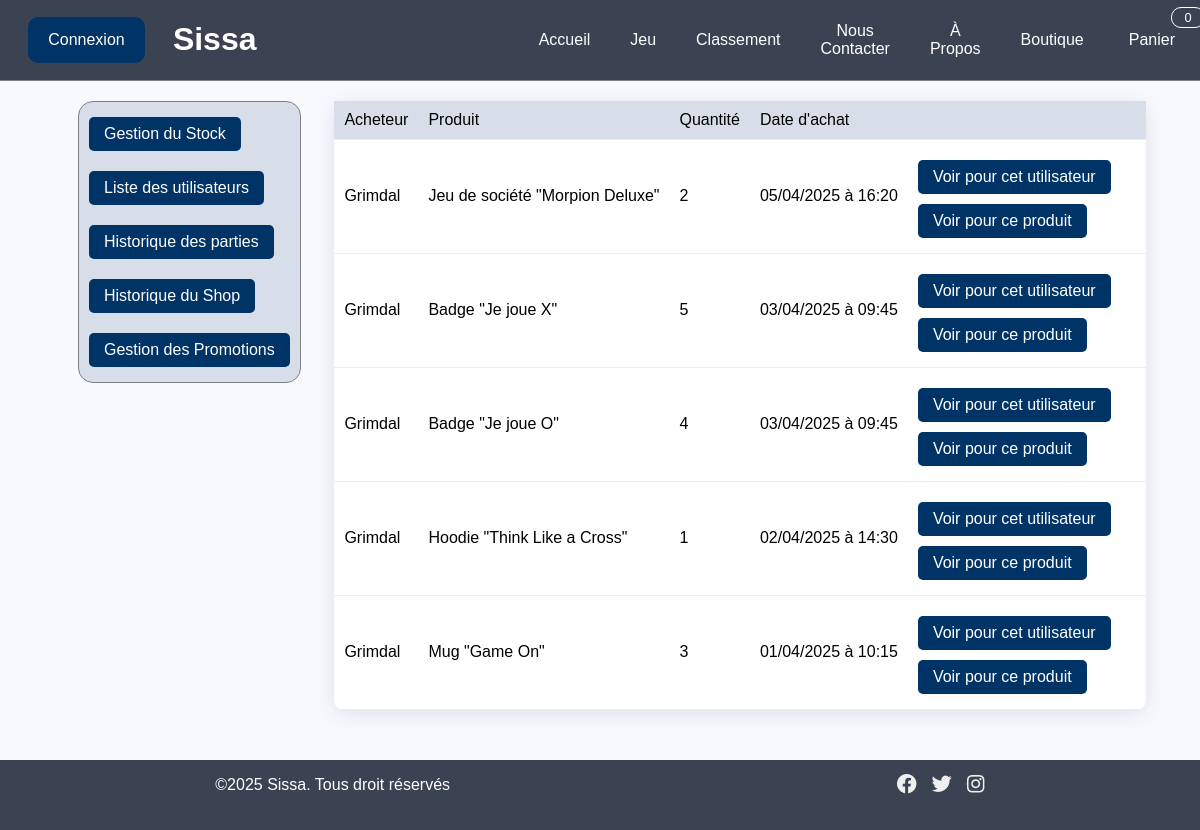
The app's page /Projet/pages/admin.php?action=HSH, older data.
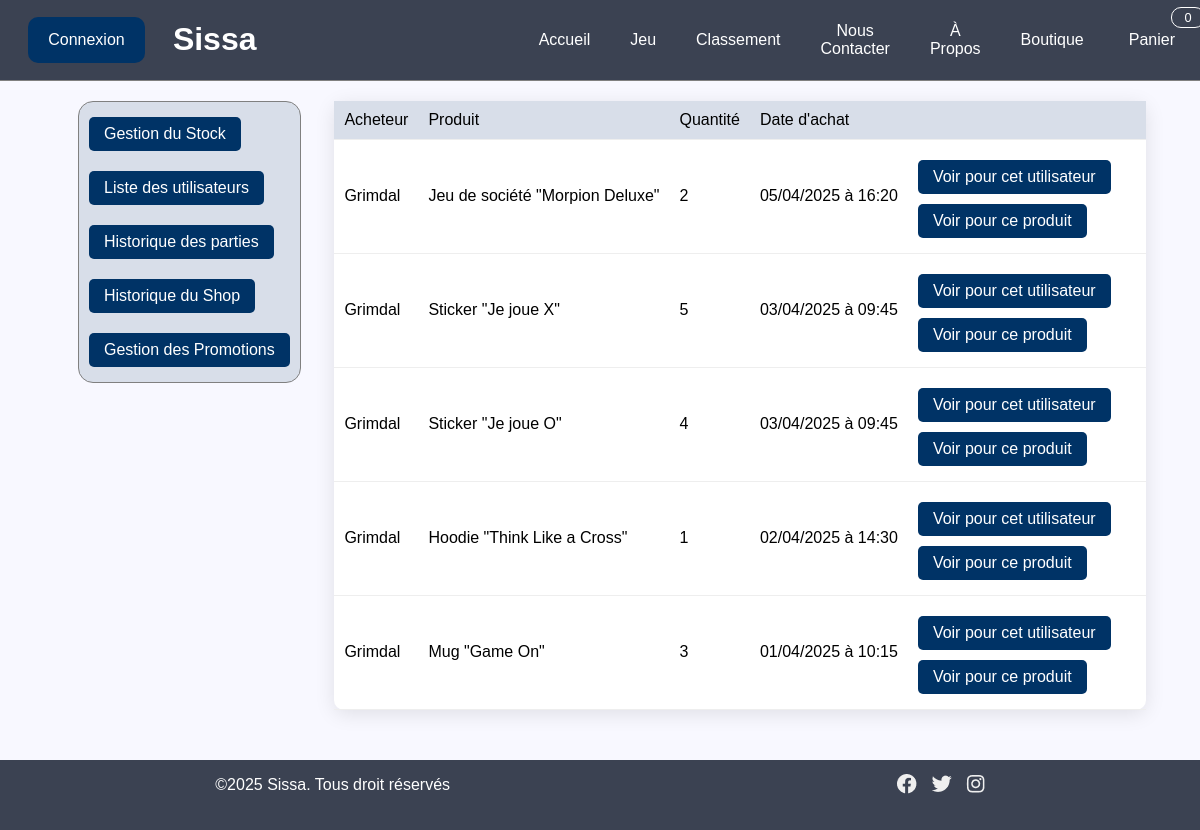
The same page, newer data.
### tables this page shows
CREATE TABLE achete(
   idUtilisateur INT,
   idArticle INT,
   date_achat DATETIME,
   quantité_achat INT,
   PRIMARY KEY(idUtilisateur, idArticle, date_achat),
   FOREIGN KEY(idUtilisateur) REFERENCES Utilisateur(idUtilisateur),
   FOREIGN KEY(idArticle) REFERENCES Article(idArticle)
);

CREATE TABLE Article(
   idArticle INT AUTO_INCREMENT,
   prix DECIMAL(8,2),
   nom VARCHAR(50) NOT NULL,
   stock INT NOT NULL,
   description VARCHAR(200) NOT NULL,
   lien_image VARCHAR(50),
   PRIMARY KEY(idArticle)
);

CREATE TABLE Utilisateur(
   idUtilisateur INT AUTO_INCREMENT,
   nom VARCHAR(50) NOT NULL,
   points INT NOT NULL,
   identifiant VARCHAR(50),
   mdp VARCHAR(50) NOT NULL,
   type CHAR(5) NOT NULL,
   idRang INT NOT NULL,
   PRIMARY KEY(idUtilisateur),
   FOREIGN KEY(idRang) REFERENCES Rang(idRang)
);

### Projet/common/db.php (called while the page is built, shortened)
<?php
function getPurchases($pdo,$page,$page_size){
    try{
        $stmt = $pdo->prepare("
    select u.idUtilisateur as id,u.identifiant as identifiant, a.nom as produit, a.idArticle as idP, ac.quantité_achat as qte, ac.date_achat as date
    from achete ac
    inner join article a on ac.idArticle = a.idArticle
    inner join utilisateur u on ac.idUtilisateur = u.idUtilisateur
    order by ac.date_achat desc limit ?,?
        ");
        $debut =($page-1) * $page_size;
        $stmt->bindParam(1,$debut, PDO::PARAM_INT);
        $stmt->bindParam(2,$page_size, PDO::PARAM_INT);
        $stmt->execute();
        $commandes = $stmt->fetchAll(PDO::FETCH_ASSOC);
        return $commandes;
    }catch(PDOException $e){
        header("Location: ../pages/error_page.php");
        exit();
    }
}
?>

### Projet/admin/listPurchases.php (the view, shortened to what this page needs)
<?php
    require_once("../common/db.php");
    function afficheCommandes($db,$page){
        try{
            $result = getPurchases($db,$page,$GLOBALS['purchases_per_page']);
            echo "<table class=\"list-table\">";
            echo "<thead><tr><td>Acheteur</td><td>Produit</td><td>Quantité</td><td>Date d'achat</td><td></td></tr></thead>";
            foreach($result as $commande){
                $nom = $commande['identifiant'];
                $produit = $commande['produit'];
                $qte = $commande['qte'];
                $id = $commande['id'];
                $idP = $commande['idP'];
                $date = $commande['date'];
                $day = date('d/m/Y', strtotime($date));
                $hour = date('H:i', strtotime($date));
                echo "<tr>
                <td>
                    <div class=\"list-table-element\">$nom</div>
                </td>
                <td>
                <div class=\"list-table-element\">
                    $produit
                </div>
                </td>
                <td>
                <div class=\"list-table-element\">
                    $qte
                </div>
                </td>
                <td>
                <div class=\"list-table-element\">
                    $day à $hour
                </div>
                </td>
                <td>
                <div class=\"list-table-element\">
                    <a class =\"color-button table-button\" href=\"../pages/admin.php?action=HST&id=$id\">Voir pour cet utilisateur</a>
                    <a class =\"color-button table-button\" href=\"../pages/admin.php?action=HPD&id=$idP\">Voir pour ce produit</a>
                </div>
                </td>
                </tr>";
            }
            echo "</table>";
        }catch(PDOException $e){
            echo "Une erreur est survenue";
        }
    }
    $db = connect();
    $page = 1;
    afficheCommandes($db,$page);
?>

Row changes from the older to the newer data that the page shows:
changed through a linked row, achete: idArticle.nom "Badge \"Je joue X\"" → "Sticker \"Je joue X\""
changed through a linked row, achete: idArticle.nom "Badge \"Je joue O\"" → "Sticker \"Je joue O\""
